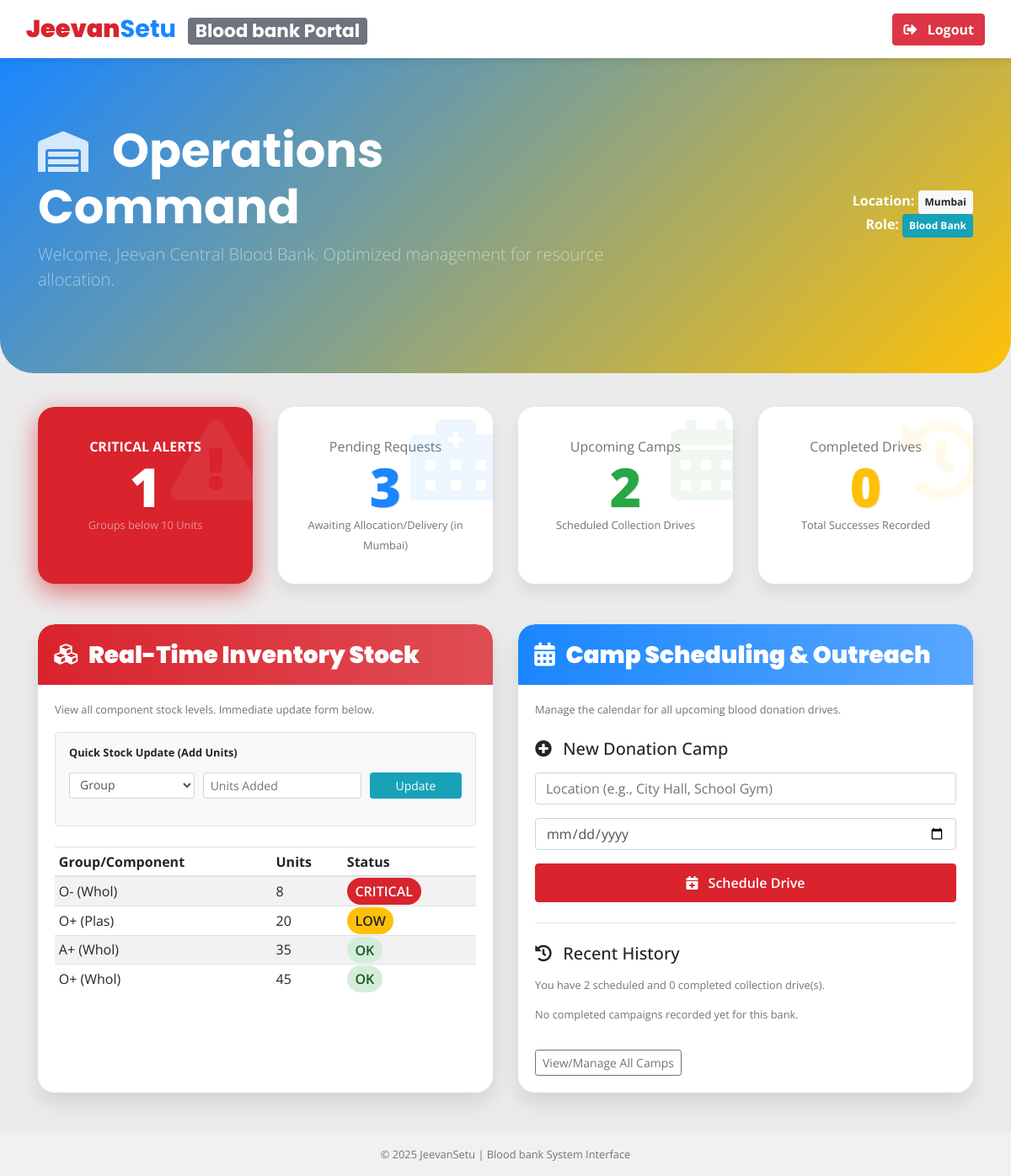
Page /views/user_dashboards/bank_dashboard.php (signed in) on the committed database.
### tables this page shows
CREATE TABLE `blood_banks` (
  `bank_id` int(11) NOT NULL,
  `bank_name` varchar(150) NOT NULL,
  `license_number` varchar(50) DEFAULT NULL,
  `contact_person` varchar(100) NOT NULL,
  `phone_number` varchar(15) DEFAULT NULL,
  `address_line_1` varchar(255) DEFAULT NULL,
  `city` varchar(50) NOT NULL,
  `pincode` varchar(10) NOT NULL
);

CREATE TABLE `inventory` (
  `inventory_id` int(11) NOT NULL,
  `bank_id` int(11) NOT NULL,
  `blood_group` enum('A+','A-','B+','B-','AB+','AB-','O+','O-') NOT NULL,
  `component_type` enum('Whole Blood','Plasma','Platelets','Red Cells') NOT NULL,
  `units_available` int(11) NOT NULL DEFAULT 0,
  `last_updated` timestamp NOT NULL DEFAULT current_timestamp() ON UPDATE current_timestamp()
);

### views/user_dashboards/bank_dashboard.php (the view, shortened to what this page needs)
<?php
include '../templates/dashboard_header.php';
$user_id = $_SESSION['user_id'];
$bankData = null;
$lowStockAlerts = 0;
$pendingCampCount = 0;
$completedCampCount = 0;
$lastCompletedCamps = [];
$criticalThreshold = 10;
$sql_bank = "SELECT bank_name, city FROM blood_banks WHERE bank_id = ?";
$stmt_bank = $conn->prepare($sql_bank);
$stmt_bank->bind_param("i", $user_id);
$stmt_bank->execute();
$result_bank = $stmt_bank->get_result();
if ($result_bank->num_rows > 0) {
    $bankData = $result_bank->fetch_assoc();
} else {
    die("Error: Blood Bank profile data not found.");
}
$bankName = htmlspecialchars($bankData['bank_name']);
$bankCity = htmlspecialchars($bankData['city']);
$inventorySql = "SELECT blood_group, units_available, component_type
                 FROM inventory
                 WHERE bank_id = ?
                 ORDER BY units_available ASC";
$stmt_inventory = $conn->prepare($inventorySql);
$stmt_inventory->bind_param("i", $user_id);
$stmt_inventory->execute();
$inventoryData = $stmt_inventory->get_result()->fetch_all(MYSQLI_ASSOC);
foreach($inventoryData as $item) {
    if ($item['units_available'] <= $criticalThreshold) {
        $lowStockAlerts++;
    }
}
$requestSql = "SELECT COUNT(r.request_id) AS pending_count
               FROM requests r
               JOIN hospitals h ON r.hospital_id = h.hospital_id
               WHERE r.status IN ('Pending', 'In Progress')
               AND h.city = ?";
$stmt_request = $conn->prepare($requestSql);
$stmt_request->bind_param("s", $bankCity);
$stmt_request->execute();
$pendingHospitalRequests = $stmt_request->get_result()->fetch_assoc()['pending_count'] ?? 0;
$allCampsSql = "SELECT location_name, camp_date, status FROM camps WHERE bank_id = ? ORDER BY camp_date DESC";
$stmt_all_camps = $conn->prepare($allCampsSql);
$stmt_all_camps->bind_param("i", $user_id);
$stmt_all_camps->execute();
$allCamps = $stmt_all_camps->get_result()->fetch_all(MYSQLI_ASSOC);
foreach ($allCamps as $camp) {
    if ($camp['status'] === 'Scheduled') {
        $pendingCampCount++;
    } elseif ($camp['status'] === 'Completed') {
        $completedCampCount++;
        if (count($lastCompletedCamps) < 3) {
            $lastCompletedCamps[] = $camp;
        }
    }
}
?>
<header class="dashboard-header">
    <div class="container">
        <div class="row align-items-center">
            <div class="col-md-8">
                <h1 class="display-4 font-weight-bold text-white">
                    <i class="fas fa-warehouse mr-3 header-icon"></i> Operations Command
                </h1>
                <p class="lead text-white-50">Welcome, <?php echo $bankName; ?>. Optimized management for resource allocation.</p>
            </div>
            <div class="col-md-4 text-right">
                <p class="mb-0 font-weight-bold text-white">Location: <span class="badge badge-light p-2"><?php echo $bankCity; ?></span></p>
                <p class="mb-0 font-weight-bold text-white">Role: <span class="badge badge-info p-2">Blood Bank</span></p>
            </div>
        </div>
    </div>
</header>
<div class="container">
    <div class="row mb-5">
        <div class="col-md-3">
            <div class="stat-card position-relative alert-critical-card">
                <div class="card-icon-bg color-light"><i class="fas fa-exclamation-triangle"></i></div>
                <p class="mb-1 font-weight-bold text-white-75">CRITICAL ALERTS</p>
                <div class="stat-value text-white"><?php echo $lowStockAlerts; ?></div>
                <small class="text-white-50">Groups below <?php echo $criticalThreshold; ?> Units</small>
            </div>
        </div>
        <div class="col-md-3">
            <div class="stat-card bg-white position-relative">
                <div class="card-icon-bg color-pending"><i class="fas fa-hospital-alt"></i></div>
                <p class="text-muted mb-1">Pending Requests</p>
                <div class="stat-value color-pending"><?php echo $pendingHospitalRequests; ?></div>
                <small class="text-secondary">Awaiting Allocation/Delivery (in <?php echo $bankCity; ?>)</small>
            </div>
        </div>
        <div class="col-md-3">
            <div class="stat-card bg-white position-relative">
                <div class="card-icon-bg color-success"><i class="fas fa-calendar-alt"></i></div>
                <p class="text-muted mb-1">Upcoming Camps</p>
                <div class="stat-value color-success"><?php echo $pendingCampCount; ?></div>
                <small class="text-secondary">Scheduled Collection Drives</small>
            </div>
        </div>
        <div class="col-md-3">
            <div class="stat-card bg-white history-card position-relative">
                <div class="card-icon-bg color-gold"><i class="fas fa-history"></i></div>
                <p class="text-muted mb-1">Completed Drives</p>
                <div class="stat-value color-gold"><?php echo $completedCampCount; ?></div>
                <small class="text-secondary">Total Successes Recorded</small>
            </div>
        </div>
    </div>
    <div class="row mb-5">
        <div class="col-lg-6">
            <div class="themed-card p-0 bg-white h-100">
                <div class="action-card-header">
                    <h3 class="mb-0 text-white"><i class="fas fa-cubes mr-2"></i> Real-Time Inventory Stock</h3>
                </div>
                <div class="action-card-body">
                    <p class="text-muted small mb-3">View all component stock levels. Immediate update form below.</p>
                    <form id="inventory-update-form" class="mb-4 p-3 bg-light border rounded">
                        <h5 class="mb-3 small font-weight-bold">Quick Stock Update (Add Units)</h5>
                        <div class="form-row">
                            <div class="form-group col-md-4">
                                <select class="form-control form-control-sm" name="blood_group" required>
                                    <option value="">Group</option>
                                </select>
                            </div>
                            <div class="form-group col-md-5">
                                <input type="number" class="form-control form-control-sm" name="units" placeholder="Units Added" min="1" required>
                            </div>
                            <div class="form-group col-md-3">
                                <button type="submit" class="btn btn-sm btn-info btn-block">Update</button>
                            </div>
                        </div>
                    </form>
                    <div class="table-responsive">
                        <table class="table table-striped table-hover inventory-table table-sm">
                            <thead>
                                <tr><th>Group/Component</th><th>Units</th><th>Status</th></tr>
                            </thead>
                            <tbody>
                                <?php if (!empty($inventoryData)): ?>
                                    <?php foreach ($inventoryData as $item): ?>
                                        <?php
                                        $statusText = "OK";
                                        $statusChip = "chip-ok";
                                        if ($item['units_available'] <= $criticalThreshold) {
                                            $statusText = "CRITICAL";
                                            $statusChip = "chip-critical";
                                        } elseif ($item['units_available'] <= 20) {
                                            $statusText = "LOW";
                                            $statusChip = "chip-low";
                                        }
                                        ?>
                                        <tr>
                                            <td><?php echo $item['blood_group']; ?> (<?php echo substr($item['component_type'], 0, 4); ?>)</td>
                                            <td><?php echo $item['units_available']; ?></td>
                                            <td><span class="inventory-status-chip <?php echo $statusChip; ?>"><?php echo $statusText; ?></span></td>
                                        </tr>
                                    <?php endforeach; ?>
                                <?php else: ?>
                                    <tr><td colspan="3" class="text-center text-muted">No inventory records found for this bank.</td></tr>
                                <?php endif; ?>
                            </tbody>
                        </table>
                    </div>
                </div>
            </div>
        </div>
        <div class="col-lg-6">
            <div class="themed-card p-0 bg-white h-100">
                <div class="action-card-header camp-card-header">
                    <h3 class="mb-0 text-white"><i class="fas fa-calendar-alt mr-2"></i> Camp Scheduling & Outreach</h3>
                </div>
                <div class="action-card-body">
                    <p class="text-muted small">Manage the calendar for all upcoming blood donation drives.</p>
                    <h5 class="mt-4"><i class="fas fa-plus-circle mr-2"></i> New Donation Camp</h5>
                    <form id="new-camp-form" class="mt-3" action="../../handlers/camp_process.php" method="POST">
                        <div class="form-group">
                            <input type="text" class="form-control" name="camp_location" placeholder="Location (e.g., City Hall, School Gym)" required>
                        </div>
                        <div class="form-group">
                            <input type="date" class="form-control" name="camp_date" required>
                        </div>
                        <button type="submit" class="btn btn-primary btn-block">
                            <i class="fas fa-calendar-plus mr-2"></i> Schedule Drive
                        </button>
                    </form>
                    <hr class="my-4">
                    <h5 class="mb-3"><i class="fas fa-history mr-2"></i> Recent History</h5>
                    <p class="text-muted small">You have <?php echo $pendingCampCount; ?> scheduled and <?php echo $completedCampCount; ?> completed collection drive(s).</p>
                    <?php if (!empty($lastCompletedCamps)): ?>
                        <ul class="list-group list-group-flush small">
                            <?php foreach ($lastCompletedCamps as $camp): ?>
                                <li class="list-group-item d-flex justify-content-between align-items-center">
                                    <?php echo htmlspecialchars($camp['location_name']); ?>
                                    <span class="badge badge-success badge-pill"><?php echo date('M d, Y', strtotime($camp['camp_date'])); ?></span>
                                </li>
                            <?php endforeach; ?>
                        </ul>
                    <?php else: ?>
                        <p class="text-muted small">No completed campaigns recorded yet for this bank.</p>
                    <?php endif; ?>
                    <a href="<?php echo BASE_URL; ?>views/user_dashboards/camp_management.php" class="btn btn-sm btn-outline-secondary mt-3">View/Manage All Camps</a>
                </div>
            </div>
        </div>
    </div>
</div>
<?php
include '../templates/dashboard_footer.php';
?>

### assets/css/main.css (style rules this page uses)
:root { --primary-red: #D9232D; --primary-blue: #1A86FF; --accent-gold: #FFC107; --light-bg: #EBEBEB; --dark-text: #212529; --card-shadow: 0 12px 25px rgba(0, 0, 0, 0.1); }
body { font-family: 'Open Sans', sans-serif; padding-top: 70px; background-color: var(--light-bg); }
h1, h2, h3, .navbar-brand { font-family: 'Poppins', sans-serif; font-weight: 700; }
.themed-card { border: none; border-radius: 20px; box-shadow: var(--card-shadow); transition: transform 0.4s cubic-bezier(0.25, 0.8, 0.25, 1), box-shadow 0.4s cubic-bezier(0.25, 0.8, 0.25, 1); perspective: 1000px; background-color: white; overflow: hidden; }
.btn-primary { background-color: var(--primary-red); border-color: var(--primary-red); transition: all 0.3s ease; padding: 10px 25px; font-weight: 600; }

### views/templates/dashboard_header.php (style rules this page uses)
body { padding-top: 65px; background-color: var(--light-bg); }

### views/user_dashboards/bank_dashboard.php (style rules this page uses)
:root { --primary-red: #D9232D; --primary-blue: #1A86FF; --accent-gold: #FFC107; --light-bg: #EBEBEB; --dark-text: #212529; --card-shadow-3d: 0 18px 40px rgba(0, 0, 0, 0.35); --glass-effect: rgba(255, 255, 255, 0.15); }
.dashboard-header { background: linear-gradient(135deg, var(--primary-blue) 0%, var(--accent-gold) 100%); color: white; padding: 80px 0; margin-bottom: 40px; border-radius: 0 0 40px 40px; position: relative; overflow: hidden; animation: gradientShift 10s ease infinite alternate; }
.header-icon { font-size: 3rem; color: rgba(255, 255, 255, 0.8); }
.stat-card { background: #ffffff; border: none; border-radius: 20px; box-shadow: 0 10px 20px rgba(0, 0, 0, 0.08), inset 0 0 0 1px rgba(255, 255, 255, 0.5); transition: all 0.5s cubic-bezier(0.165, 0.84, 0.44, 1); padding: 35px 20px; text-align: center; position: relative; overflow: hidden; height: 100%; }
.alert-critical-card { background: var(--primary-red); color: white; box-shadow: 0 10px 30px rgba(217, 35, 45, 0.6); }
.alert-critical-card .stat-value, .alert-critical-card p { color: white !important; }
.card-icon-bg { position: absolute; top: -10px; right: -10px; font-size: 6em; opacity: 0.07; transition: transform 0.6s ease; }
.stat-value { font-size: 4rem; font-weight: 900; line-height: 1; text-shadow: 1px 1px 2px rgba(0, 0, 0, 0.1); }
.color-pending { color: var(--primary-blue); }
.color-success { color: #28a745; }
.color-gold { color: var(--accent-gold); }
.inventory-table th { font-weight: 700; color: var(--dark-text); }
.inventory-table td { vertical-align: middle; }
.inventory-status-chip { padding: 0.3rem 0.6rem; border-radius: 50px; font-weight: 600; }
.chip-critical { background-color: var(--primary-red); color: white; }
.chip-low { background-color: var(--accent-gold); color: var(--dark-text); }
.chip-ok { background-color: #d4edda; color: #155724; }
.themed-card { border-radius: 20px; }
.themed-card h3 { font-weight: 900; }
.action-card-header { background: linear-gradient(90deg, var(--primary-red) 0%, #E04D54 100%); padding: 1.2rem; border-radius: 20px 20px 0 0; color: white; }
.camp-card-header { background: linear-gradient(90deg, var(--primary-blue) 0%, #59A7FF 100%); }
.action-card-body { padding: 20px; }

### rows in the picture
blood_banks: bank_name "Jeevan Central Blood Bank", city "Mumbai"
inventory: blood_group "O-", component_type "Whol", units_available "8", units_available "CRITICAL"
inventory: blood_group "O+", component_type "Plas", units_available "20", units_available "LOW"
inventory: blood_group "A+", component_type "Whol", units_available "35", statusText "OK"
inventory: blood_group "O+", component_type "Whol", units_available "45", statusText "OK"

### other values in the picture
$user_type_display "Blood bank"
$lowStockAlerts "1"
$criticalThreshold "10"
$pendingHospitalRequests "3"
$pendingCampCount "2"
$completedCampCount "0"
